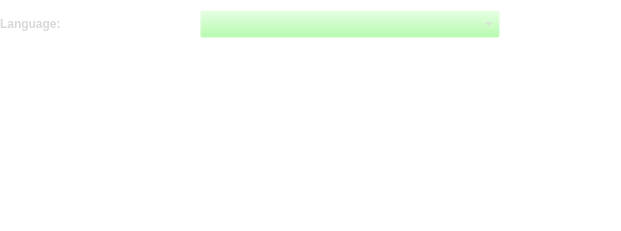
<?xml version="1.0" encoding="UTF-8"?>
<ui version="4.0">
 <class>ROAPageWelcome</class>
 <widget class="QWidget" name="ROAPageWelcome">
  <property name="geometry">
   <rect>
    <x>0</x>
    <y>0</y>
    <width>621</width>
    <height>231</height>
   </rect>
  </property>
  <property name="minimumSize">
   <size>
    <width>621</width>
    <height>231</height>
   </size>
  </property>
  <property name="maximumSize">
   <size>
    <width>621</width>
    <height>231</height>
   </size>
  </property>
  <property name="windowTitle">
   <string>Form</string>
  </property>
  <property name="styleSheet">
   <string notr="true">background-color: rgba(162, 255, 152, 0%);
color: rgb(0, 0, 0);</string>
  </property>
  <widget class="QComboBox" name="qcLanguage">
   <property name="geometry">
    <rect>
     <x>200</x>
     <y>10</y>
     <width>300</width>
     <height>28</height>
    </rect>
   </property>
   <property name="minimumSize">
    <size>
     <width>200</width>
     <height>22</height>
    </size>
   </property>
   <property name="styleSheet">
    <string notr="true">color: rgb(216, 216, 216);</string>
   </property>
  </widget>
  <widget class="QLabel" name="qlLanguage">
   <property name="geometry">
    <rect>
     <x>0</x>
     <y>10</y>
     <width>200</width>
     <height>28</height>
    </rect>
   </property>
   <property name="font">
    <font>
     <weight>75</weight>
     <bold>true</bold>
    </font>
   </property>
   <property name="styleSheet">
    <string notr="true">color: rgb(216, 216, 216);</string>
   </property>
   <property name="text">
    <string>Language:</string>
   </property>
  </widget>
 </widget>
 <resources/>
 <connections/>
</ui>
